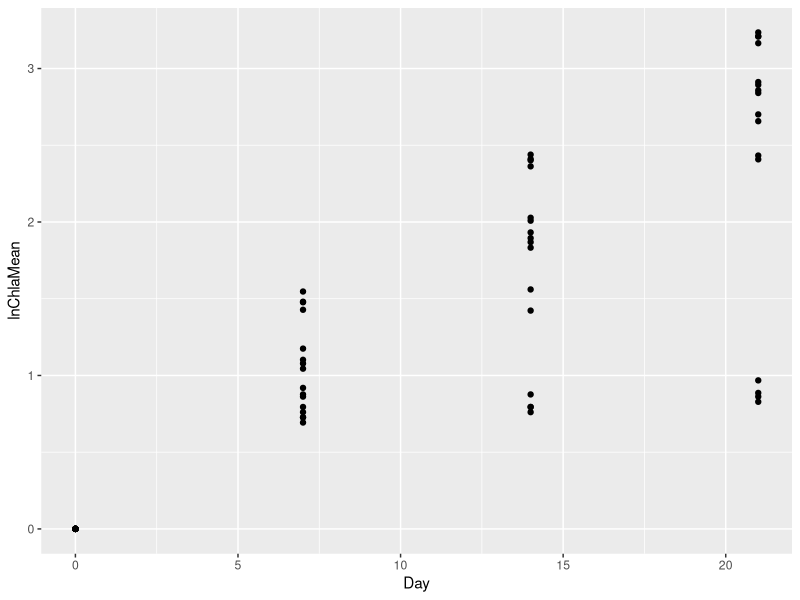
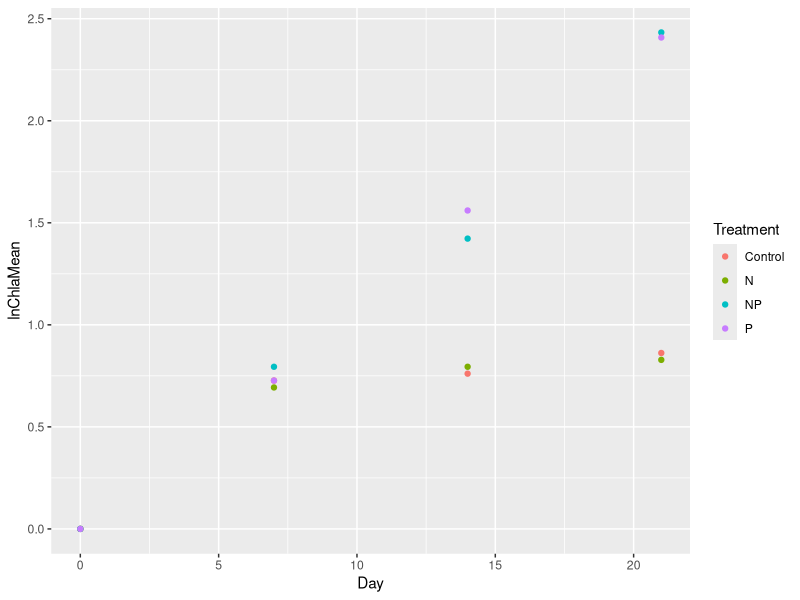
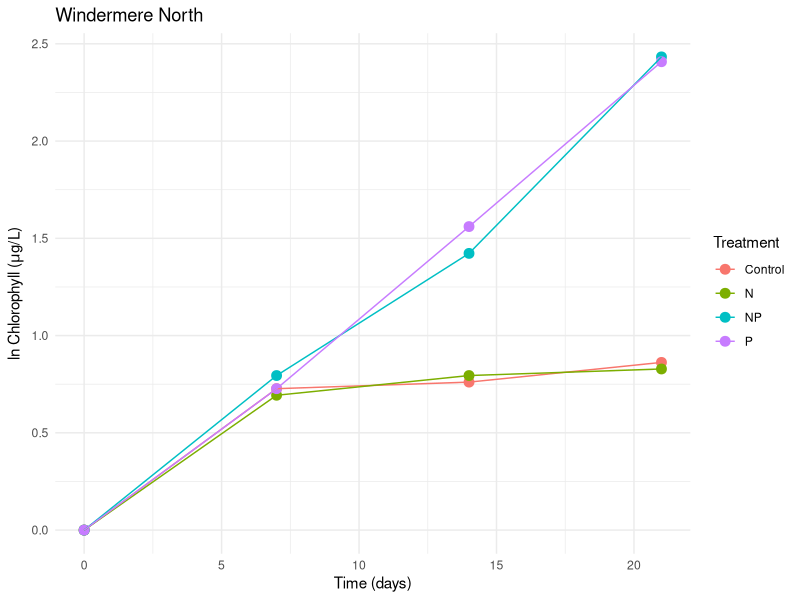
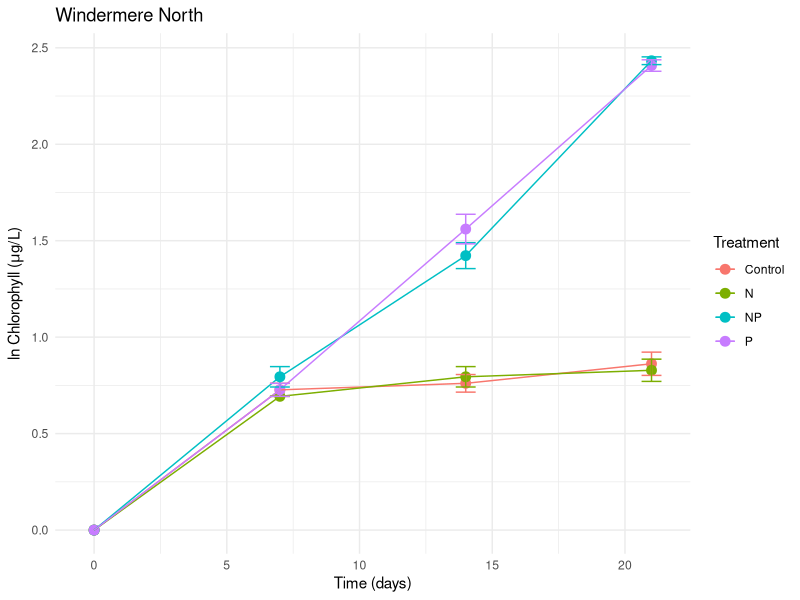
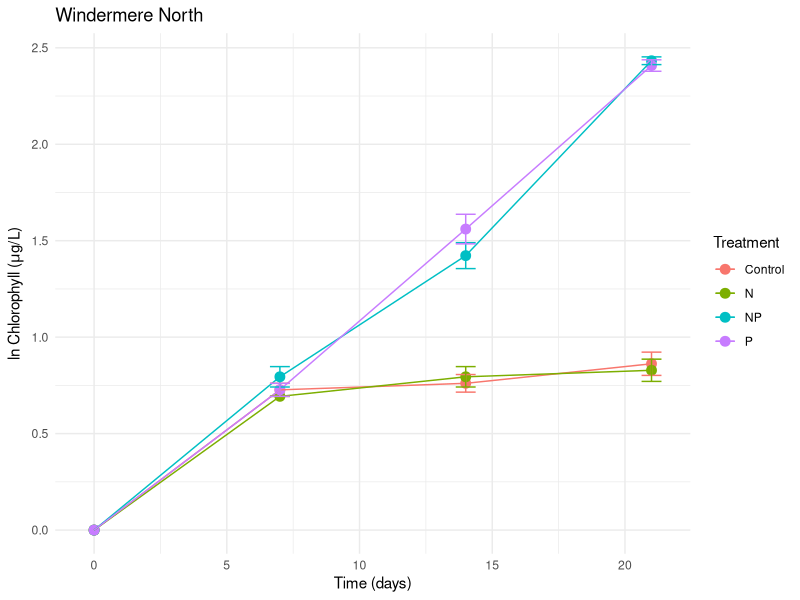

Recreate these plots in R, in order.
## ---- chunk 1

# This chunk is where we tell R Studio to print the code itself (not just the text and code output) when it knits the document. It's written in Markdown not R, so it looks pretty different to everything else that follows, which is why it's hidden using the "echo = FALSE" command above. 

# This command tells R to print the code when it knits the document (unless a specific chunk has a different command, like this one)
knitr::opts_chunk$set(echo = TRUE)

## ---- chunk 2

# The library() function loads packages
library(tidyverse)

## ---- chunk 3

# Read in the data
AB_data <- read.csv("AlgalBioassay_data_forR_long.csv")

## ---- chunk 4

# Display the first 6 rows
head(AB_data)

## ---- chunk 5

# Use the base R method to create a new variable with units converted from ug/mL to ug/L
AB_data$ChlaL <- AB_data$Chla*1000

## ---- chunk 6

# Use the tidyverse R method to create a new variable with units converted from ug/mL to ug/L
    # The first line saves our output and passes our input data down to the next command
    # The second line transforms the input data based on the mathematical operator
AB_data <- AB_data |>
	mutate(ChlaL = Chla*1000)

## ---- chunk 7

# Use the base R method to log-transform the data
AB_data$lnChlaL <- log(AB_data$ChlaL)

# Use the tidyverse method to log-transform the data
AB_data2 <- AB_data |>
	mutate(lnChlaL = log(ChlaL))

## ---- chunk 8

# Use the base R method to replace -Inf values with 0
	# Square brackets allow you to refer to specific cells/rows/columns in general, and which() allows you to select only on those cells that match a certain criteria (in this case, contain infinite values)
AB_data$lnChlaL[which(is.infinite(AB_data$lnChlaL))] <- 0

# Use the tidyverse method to replace -Inf values with 0
AB_data <- AB_data |> 
	mutate(lnChlaL = replace(lnChlaL, is.infinite(lnChlaL), 0))

## ---- chunk 9

# Summarise the data
AB_data_summary <- AB_data |> 
	group_by(Lake, Treatment, Day) |> 
	summarise(lnChlaMean = mean(lnChlaL),
	          lnChlaSE = sd(lnChlaL)/sqrt(12)) |> 
	ungroup()

# Print the table of summarised data
AB_data_summary

## ---- chunk 10

fig_basic <- AB_data_summary |> # Assign the plot name and specify the data to pipe down
  ggplot(aes(x = Day, y = lnChlaMean)) + # Create the plot aesthetic with Chlorophyll over time 
	geom_point() # Add a layer with points
print(fig_basic) # Print the plot

## ---- chunk 11

fig_WindN1 <- AB_data_summary |> # Assign the plot name and specify the data to pipe down
	filter(Lake == "Windermere_North") |> # Filter the data for Windermere North only and pipe it down again
	ggplot(aes(x = Day, y = lnChlaMean, colour = Treatment)) + # Create the aesthetic with treatments plotted as colours
	geom_point()
print(fig_WindN1)

## ---- chunk 12

fig_WindN2 <- AB_data_summary |>
	filter(Lake == "Windermere_North") |>
	ggplot(aes(x = Day, y = lnChlaMean, colour = Treatment)) +
	geom_point(size = 3) + # Make the points bigger this time
	geom_line() + # Add a lines layer
	labs(y = expression(paste("ln Chlorophyll (", mu, "g/L)")),
	     x = "Time (days)",
	     title = "Windermere North"
	     ) + # Change the axis labels and add a title
	theme_minimal() # Change the background colour via the theme
print(fig_WindN2)

## ---- chunk 13

fig_WindN3 <- AB_data_summary |> 
	filter(Lake == "Windermere_North") |>
	ggplot(aes(x = Day, y = lnChlaMean, colour = Treatment)) +
	geom_point(size = 3) +
	geom_line() +
	geom_errorbar(aes(ymin = lnChlaMean - lnChlaSE,
	                  ymax = lnChlaMean + lnChlaSE),
	                  width = 0.75) + # Add the error bars layer
	labs(y = expression(paste("ln Chlorophyll (", mu, "g/L)")),
	     x = "Time (days)",
	     title = "Windermere North") +
	theme_minimal()
print(fig_WindN3)

# Save the final version of the figure in the Figures folder
  	# The width and height are given in inches
ggsave("../Figures/Fig_WindN.jpeg", width = 6, height = 4)

## ---- chunk 14

## ---- chunk 15

## ---- chunk 16

## ---- chunk 17

# Perform the ANOVA test and save the output for each lake basin

# ANOVA for Elterwater
ANOVA_Elter <- AB_data |> 
	filter(Lake == "Elterwater" & Day == 21) |>
  aov(formula = lnChlaL ~ Treatment)

# ANOVA for Esthwaite
ANOVA_Esthw <- AB_data |> 
	filter(Lake == "Esthwaite" & Day == 21) |>
  aov(formula = lnChlaL ~ Treatment)

# ANOVA for Windermere North
ANOVA_WindN <- AB_data |> 
	filter(Lake == "Windermere_North" & Day == 21) |>
  aov(formula = lnChlaL ~ Treatment)

# ANOVA for Windermere South
ANOVA_WindS <- AB_data |> 
	filter(Lake == "Windermere_South" & Day == 21) |>
  aov(formula = lnChlaL ~ Treatment)

## ---- chunk 18

# Examine the output for each lake basin using the summary() function
summary(ANOVA_Elter)
summary(ANOVA_Esthw)
summary(ANOVA_WindN)
summary(ANOVA_WindS)

## ---- chunk 19

# Perform the Tukey Post Hoc test for the lake basins with significant ANOVA results
TPH_WindN <- TukeyHSD(ANOVA_WindN)
TPH_WindS <- TukeyHSD(ANOVA_WindS)

# Examine the output for both lake basins
TPH_WindN
TPH_WindS

